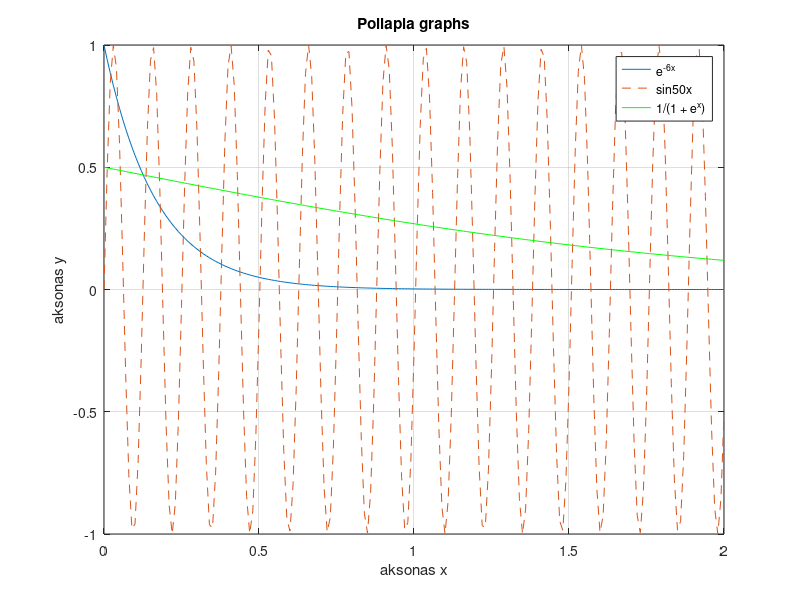

Source code (MATLAB):
x=0:0.01:2;
y1=e.^(-6.*x);
y2=sin(50.*x);
a = e.^x;
b = 1 + a;
y3=1./ b;
plot(x,y1,x,y2,'--',x,y3,'g');
grid on
legend('e^{-6x}','sin50x', '1/(1 + e^x)');
xlabel('aksonas x');
ylabel('aksonas y');
title ('Pollapla graphs');